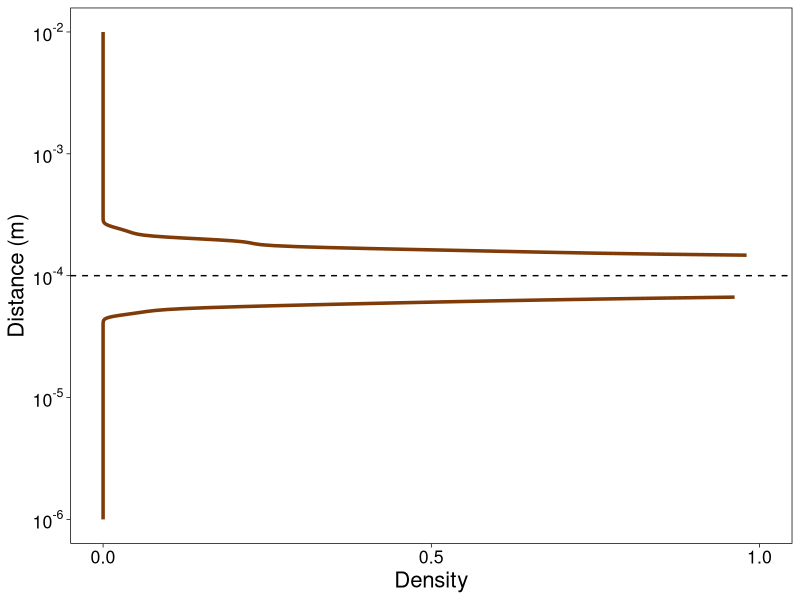
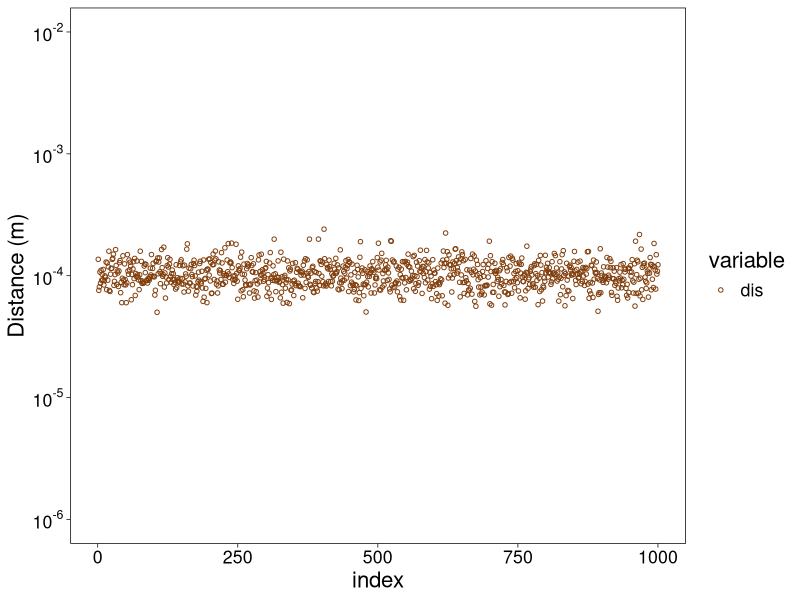
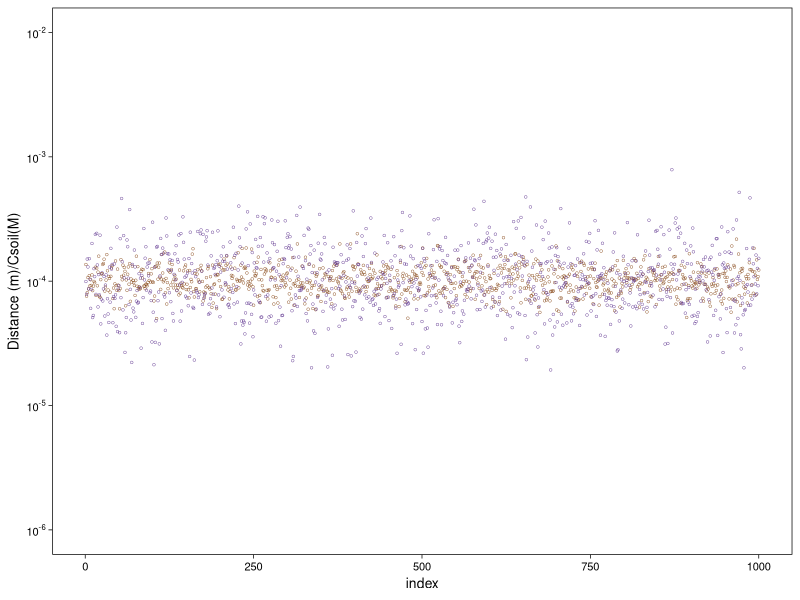
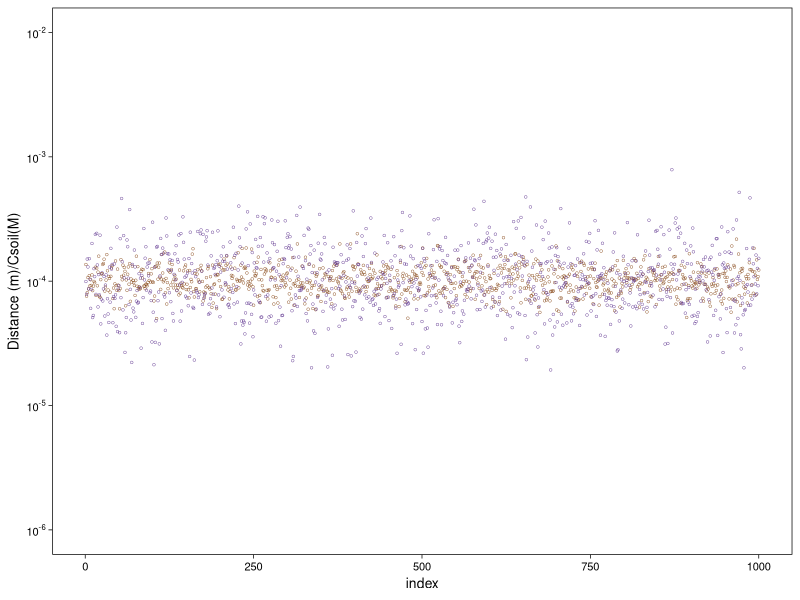
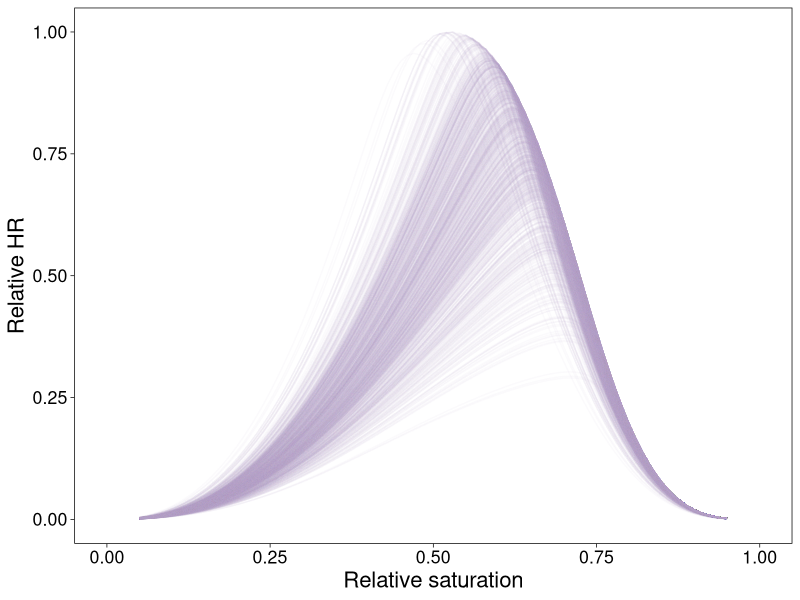
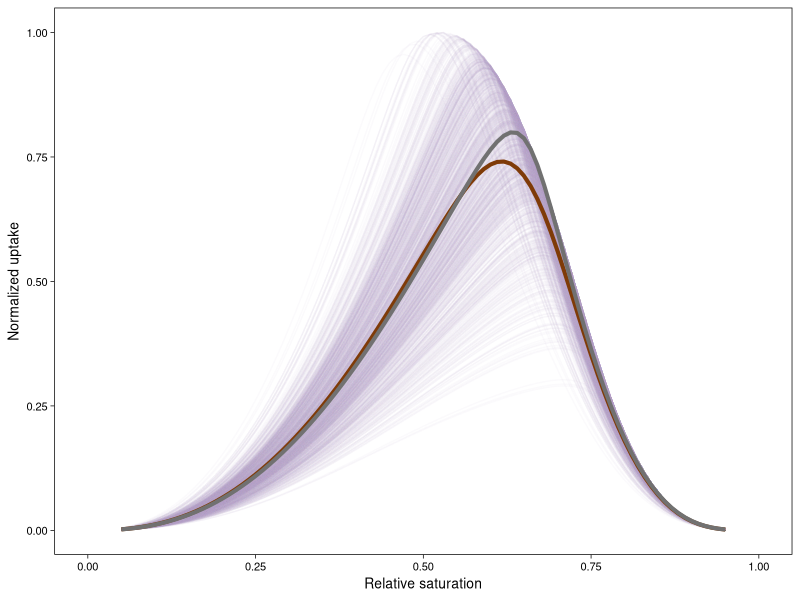
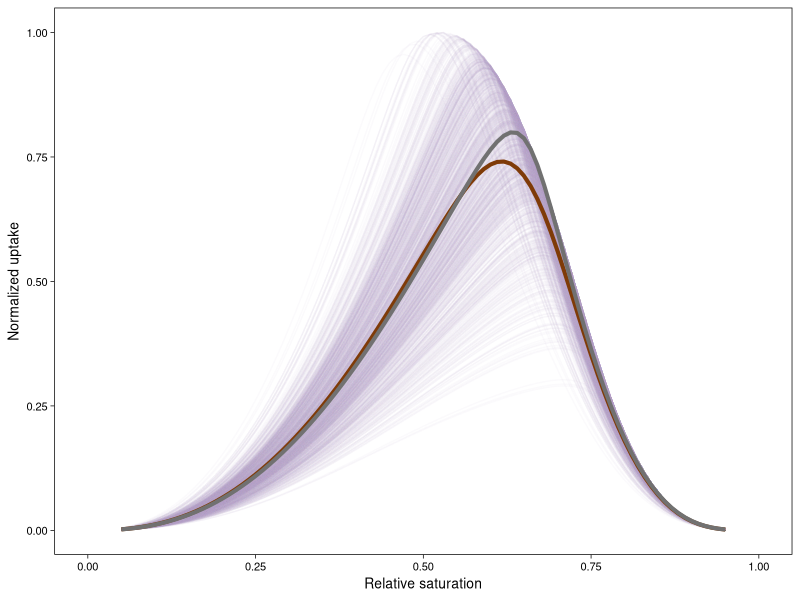
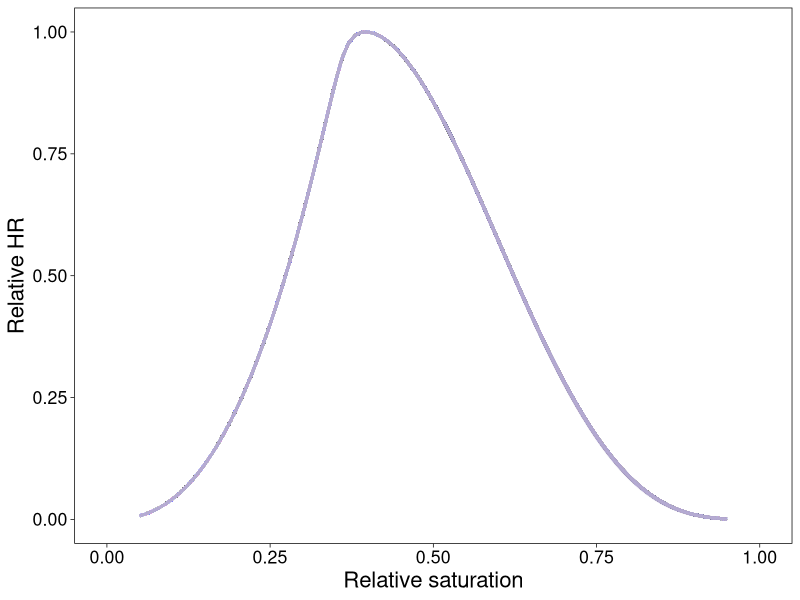

These figures' R source, in order:
## ---- chunk 1
library(ggplot2)
library(reshape2)
library(dplyr)
library(ggpubr)
library(scales)
library(MASS)
## ---- chunk 2
##create the log normal distribution
y=rnorm(1000,-4,0.1) #stdeve as 0.25, 0.5, 1
delta<-10^(y) ##diffusion distance average as 100 um
std<-sd(delta)



median(delta)
mean(delta)
#delta[delta<5e-5]<-0

test<-data.frame(y=y)
test$dist<-delta


p1<-ggplot(test, aes(x=dist))+geom_density(color="#7f3b08", size=1.2)+
  scale_x_log10(name = "Distance (m)",limits=c(10^-6, 10^-2),breaks = trans_breaks("log10", function(x) 10^x),
              labels = trans_format("log10", math_format(10^.x)))+ geom_vline(xintercept=10^-4, linetype="dashed")+
  scale_y_continuous(name="Density", limits=c(0,1), breaks=c(0,0.5,1))+
  coord_flip()
p2<-p1+theme_linedraw()+theme(panel.background = element_rect(fill = "transparent",colour = NA),
                                    plot.background = element_rect(fill = "transparent",colour = NA),
                                    panel.grid.major = element_blank(), panel.grid.minor = element_blank())+
  theme(text = element_text(size=16))
print(p2)



index<-seq(1,1000,1)
test<-data.frame(index=index)
test$dis<-delta
ptest<-melt(test, id.vars="index")

p1<-ggplot(ptest, aes(x=index, y=value, color=variable))+geom_point(aes(color=variable), shape=21, size=1.2, stroke=0.5) + scale_color_manual(values=c("#7f3b08","#542788"))+
  scale_y_log10(name="Distance (m)",limits=c(10^-6, 10^-2),breaks = trans_breaks("log10", function(x) 10^x),
              labels = trans_format("log10", math_format(10^.x)))




p2<-p1+theme_linedraw()+theme(panel.background = element_rect(fill = "transparent",colour = NA),
                                    plot.background = element_rect(fill = "transparent",colour = NA),
                                    panel.grid.major = element_blank(), panel.grid.minor = element_blank())+
  theme(text = element_text(size=16))
print(p2)


y1=rnorm(1000,-4,0.25) #define stdev as 0.25, 0.5, 1 
doc<-10^(y1) ##diffusion distance

index<-seq(1,1000,1)
test<-data.frame(index=index)
test$dis<-delta
test$con<-doc
ptest<-melt(test, id.vars="index")

p1<-ggplot(ptest, aes(x=index, y=value, color=variable))+geom_point(aes(color=variable), shape=21, size=0.8, stroke=0.2) + scale_color_manual(values=c("#7f3b08","#542788"))+
  scale_y_log10(name="Distance (m)/Csoil(M)",limits=c(10^-6, 10^-2),breaks = trans_breaks("log10", function(x) 10^x),
              labels = trans_format("log10", math_format(10^.x)))




p2<-p1+theme_linedraw()+theme(panel.background = element_rect(fill = "transparent",colour = NA),
                                    plot.background = element_rect(fill = "transparent",colour = NA),
                                    panel.grid.major = element_blank(), panel.grid.minor = element_blank())+
  theme(text = element_text(size=10),legend.position = "none")
print(p2)


#pdf("delta_distribution_soc.pdf", width=1.5, height=1.8)
p2
#dev.off()
## ---- chunk 3
#===========create dataset====================
#clay po=0.58, org=0.013, bd=1.1, clay=0.58
#clay loam po=0.71, org=0.101, bd=0.7, clay=0.3
#loam sand po=0.48, org=0.014, bd=1.35, clay=0.09

rs<-seq(0.05,0.95,0.01)
po<-0.7
org<-0.101
mvol<-po*rs
bd<-0.7
soc<-org/12*bd*1e-3  #assum ss 1% as DOC  (mol/cm3) and 10% of these DOC are accessible
oxy<-(po-mvol)*0.2*0.04  #in mol/L
  
#soc<-1e-6 # in mol DOC /cm3 soil (=1000 uM)---0.023
#oxy<-1e-6 # in mol/cm3 (=1000 uM)
theta<-mvol/0.8#thaR=0,thaS=0.7
t1<-theta^(-1/0.33)-1#n=1.5, alpha=0.03, m=0.33
t2<-t1^(1/1.5)/0.03
data<-data.frame(rs=rs)
data$mvol<-mvol
data$po<-po
data$bd<-bd
data$mp<-t2
data$soc<-soc
data$oxy<-oxy
#silt loam po=0.58, org=0.022, bd=1.1, clay=0.17
#sandy loam po=0.86, org=0.126, bd=0.46, clay=0.04
#silt clay po=0.62, org=0.016, bd=1, clay=0.46
## ---- chunk 4
#====Mass transfer distance====
solveCSS<-function(mvol,po,bd,delta,soc,oxy,kmc,kmo,vmax){
  Ds0=1.4e-9 #(glucose 10^-11) #aqueous tracer diffusivity at 25 (m2/s)
  Dg0=2.1e-5#oxygen diffusivity in water
  fDg<-(po)^1.5*((po-mvol)/(po))^2.5 #gas phase relative diffusivity
  fDs<-(po)^1.5*((mvol)/(po))^2.5 #aqueous phase relative diffusivity
  H_o2<-1.3e-6  #mol/cm3/atm
  hs<-6/(mvol+bd*10)*Ds0*fDs/(delta^2) #DOM delivery (mass transfer rate in d-1)
  hg<-6/(mvol+bd*1)*Dg0*fDg*H_o2/(delta^2)  #DO delivery (mass transfer rate)
  ac<-kmc/soc #Km/Csoil
  bc<-vmax/(hs*soc)#Fuptake/Fdiff
  t1c<-(1-4*bc/(1+ac+bc)^2)^0.5
  F1c<-(1+ac+bc)/2/bc*(1-t1c) #uptake flux
  css<-F1c*kmc/(1-F1c) #steady state concentration
  cstar<-soc/(soc+kmc+vmax/hs)
  ag<-kmo/oxy
  bg<-vmax/(hg*oxy)
  t1g<-(1-4*bg/(1+ag+bg)^2)^0.5
  F1g<-(1+ag+bg)/2/bg*(1-t1g)
  oss<-F1g*kmo/(1-F1g)
  rate<-vmax*css/(css+kmc)*oss/(oss+kmo)*delta^3 #per colony
  return (rate)}



simrun<-function(data, delta){
t_result<-data.frame(nrow=1000)

for (i in 1:length(delta)){

  new<-solveCSS(data$mvol, data$po, data$bd, delta[i], data$soc, data$oxy, 1e-5, 1e-4,1.16e-6)#vmax=1 d-1
  #nvol<-new*delta[i]^3
  t_result = cbind(t_result, new)} ##per colony

 return (t_result)
    }
 
stat_sum<-simrun(data, delta)


features <- c(sprintf("pred%02d", seq(0,1000)))
colnames(stat_sum) <- features

#vol<-sum(delta^3)

colnames(stat_sum) [1]<- "rs"
stat_sum$rs<-data$rs      
pred_sum<-melt(stat_sum, id.vars="rs")
maxc<-max(pred_sum$value)   #per colony
pred_sum$value<-pred_sum$value/maxc


flux_ave<-data.frame(rs=stat_sum[,1], means=rowMeans(stat_sum[,-1]))

#row_sum<-data.frame(rs=stat_sum[,1], sum=rowSums(stat_sum[,-1]))
#flux_sum<-row_sum/vol






plot1<-ggplot(pred_sum, aes(x = rs,y=value, color=variable)) + 
  scale_x_continuous(name = "Relative saturation",limits = c(0,1)) +
  scale_y_continuous(name = "Relative HR",limits = c(0,1))+
  geom_line(aes(group=variable), color="#b2abd2",linetype="solid", alpha=0.05,size=0.5)

plot2<-plot1+theme_linedraw()+theme(panel.background = element_rect(fill = "transparent",colour = NA),
                                    plot.background = element_rect(fill = "transparent",colour = NA),
                                    panel.grid.major = element_blank(), panel.grid.minor = element_blank())+
  theme(text = element_text(size=16))
print(plot2)

delta1<-median(delta)
delta2<-mean(delta)

doc1<-median(doc)

ava1<-solveCSS(data$mvol, data$po, data$bd, delta1, data$soc, data$oxy, 1e-5, 1e-4,1.16e-6)#vmax=1 d-1



fave<-data.frame(rs=rs)
fave$mean<-flux_ave$means/maxc
pfave<-melt(fave, id.vars="rs")

fmac<-data.frame(rs=rs)
fmac$mean<-ava1/maxc
pfmac<-melt(fmac, id.vars="rs")

plot1<-ggplot(pred_sum, aes(x = rs,y=value, color=variable)) + 
  scale_x_continuous(name = "Relative saturation",limits = c(0,1)) +
  scale_y_continuous(name = "Normalized uptake")+
  geom_line(aes(group=variable), color="#b2abd2",linetype="solid", alpha=0.05,size=0.5)+
  geom_line(data=pfave, color="#7f3b08", size=1.4)+
  geom_line(data=pfmac, color="#717171", size=1.4)

plot2<-plot1+theme_linedraw()+theme(panel.background = element_rect(fill = "transparent",colour = NA),
                                    plot.background = element_rect(fill = "transparent",colour = NA),
                                     panel.grid = element_blank(),panel.grid.minor = element_blank())+
  theme(text = element_text(size=10))
print(plot2)


#pdf("loamsand_doc_2.pdf", width=2.4, height=1.8)
plot2
#dev.off()


## ---- chunk 5
test<-data.frame(rs=rs)
test$data1<-0.2
test$data2<-0.5
test$data3<-0.8
ptest<-reshape2::melt(test, id.vars=c("rs"))

plot1<-ggplot(ptest, aes(x = rs,y=value, color=variable)) + 
  scale_x_continuous(name = "Relative saturation",limits = c(0,1)) +
  scale_y_continuous(name = "Relative HR",limits = c(0,1))+
  geom_line(aes(color=variable),size=1.6)+
  scale_color_manual(values = c("#b2abd2","#060606", "#717171"))

plot2<-plot1+theme_linedraw()+theme(panel.background = element_rect(fill = "transparent",colour = NA),
                                    plot.background = element_rect(fill = "transparent",colour = NA),
                                    panel.grid.major = element_blank(), panel.grid.minor = element_blank())+
  theme(text = element_text(size=16))

pdf("labels.pdf", width=3.6, height=2.8)
plot2
dev.off()

## ---- chunk 6
#====Mass transfer distance====
solveCSS<-function(mvol,po,bd,delta,soc,oxy,kmc,kmo,vmax){
  Ds0=1.4e-9 #(glucose 10^-11) #aqueous tracer diffusivity at 25 (m2/s)
  Dg0=2.1e-5#oxygen diffusivity in water
  fDg<-(po)^1.5*((po-mvol)/(po))^2.5 #gas phase relative diffusivity
  fDs<-(po)^1.5*((mvol)/(po))^2.5 #aqueous phase relative diffusivity
  H_o2<-1.3e-6  #mol/cm3/atm
  hs<-6/(mvol+bd*10)*Ds0*fDs/(delta^2) #DOM delivery (mass transfer rate in d-1)
  hg<-6/(mvol+bd*1)*Dg0*fDg*H_o2/(delta^2)  #DO delivery (mass transfer rate)
  ac<-kmc/soc #Km/Csoil
  bc<-vmax/(hs*soc)#Fuptake/Fdiff
  t1c<-(1-4*bc/(1+ac+bc)^2)^0.5
  F1c<-(1+ac+bc)/2/bc*(1-t1c) #uptake flux
  css<-F1c*kmc/(1-F1c) #steady state concentration
  cstar<-soc/(soc+kmc+vmax/hs)
  ag<-kmo/oxy
  bg<-vmax/(hg*oxy)
  t1g<-(1-4*bg/(1+ag+bg)^2)^0.5
  F1g<-(1+ag+bg)/2/bg*(1-t1g)
  oss<-F1g*kmo/(1-F1g)
  rate<-vmax*css/(css+kmc)*oss/(oss+kmo)
  return (rate)}



simrun<-function(data, delta){
t_result<-data.frame(nrow=500)

for (i in 1:length(delta)){

  new<-solveCSS(data$mvol, data$po, data$bd, 1e-4, delta[i], data$oxy, 1e-5, 1e-5,1.16e-5)#vmax=1 d-1

  t_result = cbind(t_result, new/max(new))}

 return (t_result)
    }
 
stat_sum<-simrun(data, delta)


features <- c(sprintf("pred%02d", seq(0,500)))
colnames(stat_sum) <- features

colnames(stat_sum) [1]<- "rs"
stat_sum$rs<-data$rs      

flux_ave<-data.frame(rs=stat_sum[,1], means=rowMeans(stat_sum[,-1]))

pred_sum<-melt(stat_sum, id.vars="rs")




plot1<-ggplot(pred_sum, aes(x = rs,y=value, color=variable)) + 
  scale_x_continuous(name = "Relative saturation",limits = c(0,1)) +
  scale_y_continuous(name = "Relative HR",limits = c(0,1))+
  geom_line(aes(group=variable), color="#b2abd2",linetype="solid", alpha=0.1,size=1)

plot2<-plot1+theme_linedraw()+theme(panel.background = element_rect(fill = "transparent",colour = NA),
                                    plot.background = element_rect(fill = "transparent",colour = NA),
                                    panel.grid.major = element_blank(), panel.grid.minor = element_blank())+
  theme(text = element_text(size=16))
print(plot2)

delta1<-median(delta)
delta2<-mean(delta)

ava1<-solveCSS(data$mvol, data$po, data$bd, 1e-4,delta1, data$oxy, 1e-5, 1e-5,1.16e-5)#vmax=1 d-1
ava2<-solveCSS(data$mvol, data$po, data$bd, 1e-4,delta2,data$oxy, 1e-5, 1e-5,1.16e-5)#vmax=1 d-1

# Create a transparent theme object
transparent_theme <- theme(
  axis.title.x = element_blank(),
  axis.title.y = element_blank(),
  axis.text.x = element_blank(), 
  axis.text.y = element_blank(),
  axis.ticks = element_blank(),
  panel.grid = element_blank(),
  axis.line = element_blank(),
  legend.position = "none",
  panel.background = element_rect(fill = "transparent",colour = NA),
  plot.background = element_rect(fill = "transparent",colour = NA))

emp<-data.frame(rs=rs)
emp$ave<-flux_ave$means/(max(flux_ave$means))
emp$mean<-ava1/max(ava1)
pave<-reshape2::melt(emp, id.vars=c("rs"))

##creat Grib
##mean flux in black, mean parameter in gray (median distance)
bp<-ggplot(pave, aes(x = rs,y = value, color=variable))+ geom_line(aes(color=variable),size=1.4)+
  scale_color_manual(values = c("#060606", "#717171"))+
  transparent_theme

bp_grob<-ggplotGrob(bp)#create the external graphcal elements (called a grop in Grid terminology)
ymin<--0.08
xmin<--0.03
plot7<-plot2+annotation_custom(grob=bp_grob, xmin =xmin, xmax=xmin+1.04, ymin=ymin, ymax=ymin+1.15)
print(plot7)



#pdf("siltloam_distance_25.pdf", width=3.6, height=2.8)
plot7
#dev.off()

